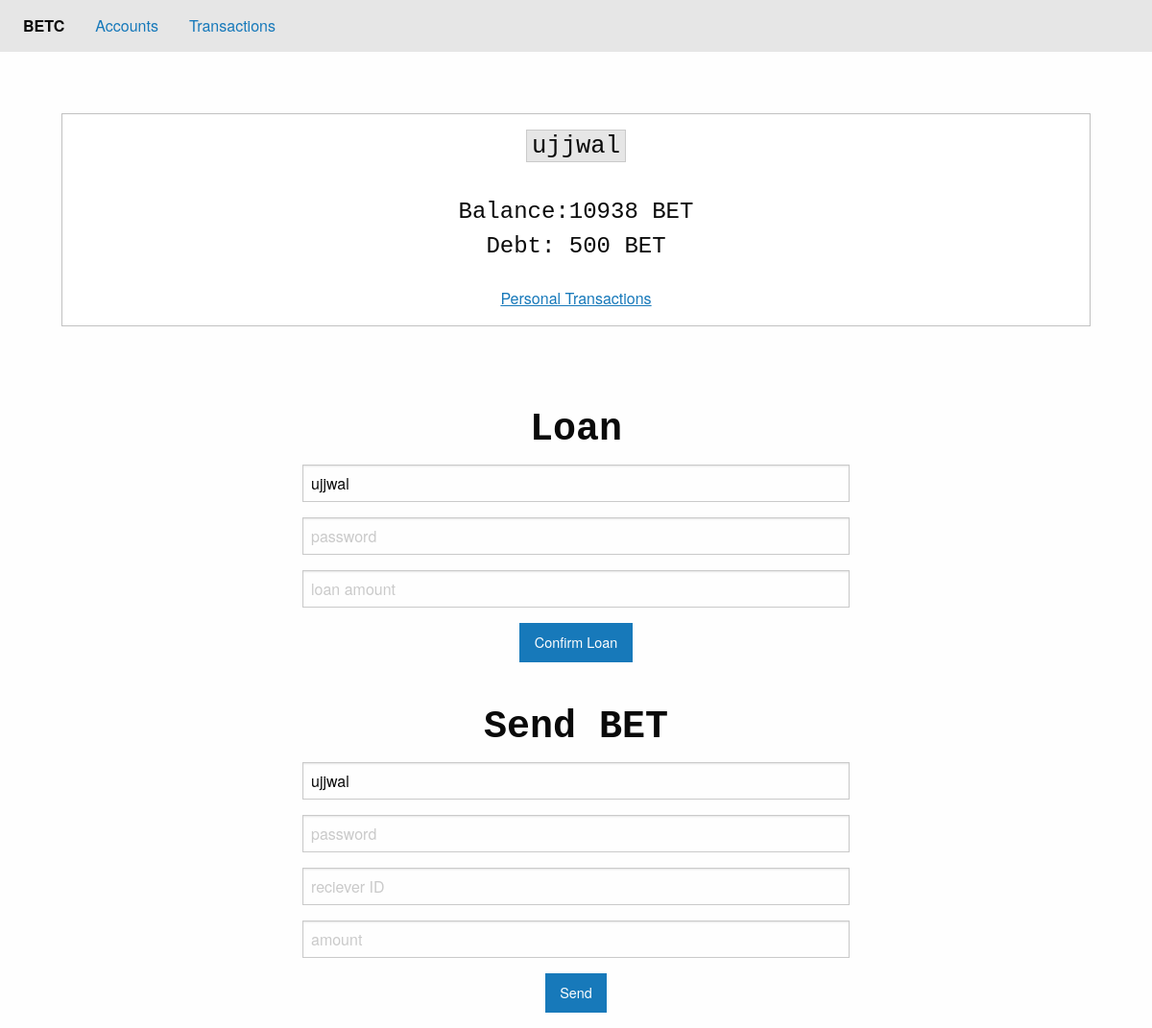
Page /accounts/ujjwal on the earlier database version.
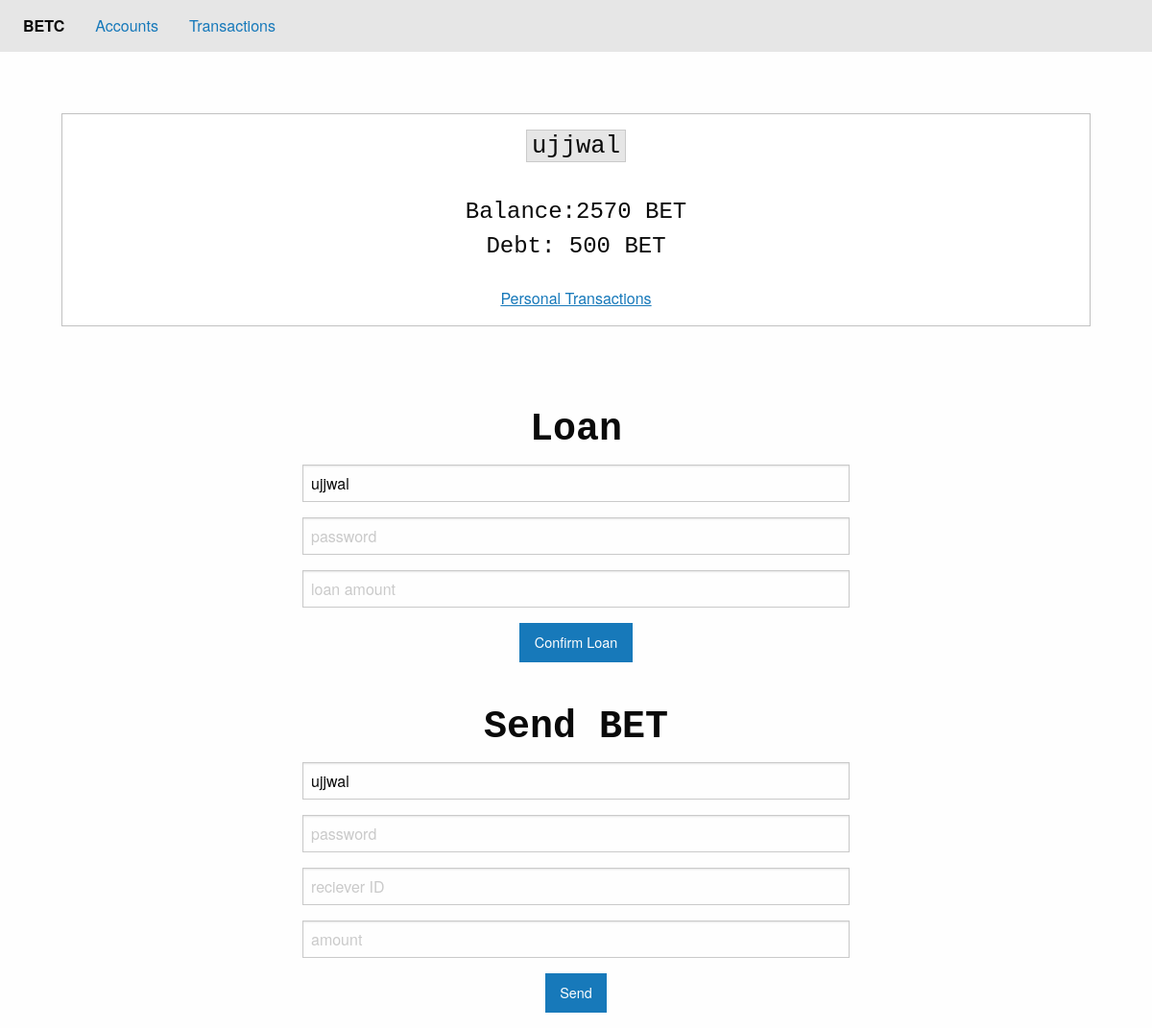
Same page on the later database version.
### app/models.py (models this page shows)
class Wallet(db.Model):
    id = db.Column(db.Integer, primary_key=True)
    username = db.Column(db.String, unique=True, nullable=False)
    password = db.Column(db.String, nullable=False)
    balance = db.Column(db.Integer,nullable=True, default=1000)
    inDept = db.Column(db.Integer, default=0)
    wins = db.Column(db.Integer, default=0)

### app/routes.py (the view)
@app.route("/accounts/<username>")
def getWallet(username):
    try:
        wallet = Wallet.query.filter_by(username=username).first()
        return render_template("wallet.html", wallet=wallet)
    except:
        return "User not found"

### app/templates/wallet.html (shortened to what this page needs)
{% extends "index.html" %}
{% block content %}
<section style="width: 100%; text-align:center; padding: 4rem;">
  <div class="callout">
    <h5><code style="font-size: 1.6rem;">{{ wallet.username }}</code></h5>
    <br>
    <span style="font-size: 1.5rem; font-family:'Courier New', Courier, monospace">Balance:{{wallet.balance}} BET</span>
    <br>
    <span style="font-size: 1.5rem; font-family:'Courier New', Courier, monospace">Debt: 500 BET</span>
    <br>
    <br>
    <a href="/transactions/{{wallet.username}}" style="text-decoration:underline;">Personal Transactions</a>
  </div>
</section>
<form method="POST" action="/loan" style="width: 50%;margin:auto; text-align: center;">
  <h2 style="font-family:'Courier New', Courier, monospace;"> <b> Loan</b></h2>
  <div class="grid-container">
    <div>
      <div>
        <input name="username" type="text" placeholder="username" value="{{wallet.username}}">
      </div>
      <div>
        <input type="password" placeholder="password" name="password">
      </div>
      <div>
        <input type="text" placeholder="loan amount" name="loanValue">
      </div>
      <button type="submit" class="button">Confirm Loan</button>
    </div>
  </div>
</form>
<br>
<form method="POST" action="/send" style="width: 50%;margin:auto; text-align: center;">
  <h2 style="font-family:'Courier New', Courier, monospace;"> <b> Send BET</b></h2>
  <div class="grid-container">
    <div>
      <div>
        <input name="username" type="text" placeholder="username" value="{{wallet.username}}">
      </div>
      <div>
        <input type="password" placeholder="password" name="password">
      </div>
      <div>
        <input type="text" placeholder="reciever ID" name="reciever">
      </div>
      <div>
        <input type="text" placeholder="amount" name="amount">
      </div>
      <button type="submit" class="button">Send</button>
    </div>
  </div>
</form>
{% endblock %}

### app/templates/index.html (shortened to what this page needs)
<!DOCTYPE html>
<html lang="en">
<head>
    {% block header %}
    <link rel="stylesheet" href="https://cdn.jsdelivr.net/npm/foundation-sites@6.6.3/dist/css/foundation.min.css"
>
    {% endblock %}
</head>
<body>
    {% block nav %}
    <div class="top-bar">
        <div class="top-bar-left">
            <ul class="dropdown menu" data-dropdown-menu>
                <li id="logo" class="menu-text">BETC</li>
                <li><a href="/accounts">Accounts</a></li>
                <li><a href="/transactions">Transactions</a></li>
            </ul>
        </div>
    </div>
    {% endblock %}
    {% block content %}
    {% endblock %}
</body>
</html>

Differences in the rows shown:
changed Wallet "ujjwal": balance "10938" → "2570"
